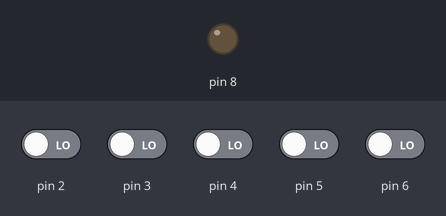
A sketch run on a simulated Arduino Uno, built with avr-gcc and run on an emulated ATmega328P. Parts: output pins drawn as LEDs (lit = HIGH). Dashed ring = blinking. Inputs (shaded band) come from the test bench; at power-on: pin 2–6 LOW. What the sketch prints to the serial monitor is not drawn.

Above: at 1.2 s.
1.3 s: pin 2 driven HIGH
At 1.6 s:
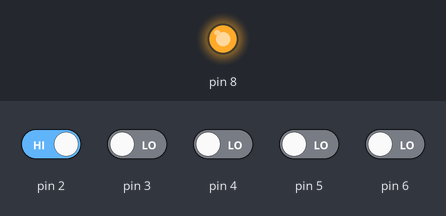
4.3 s: pin 2 driven LOW
At 5.1 s:
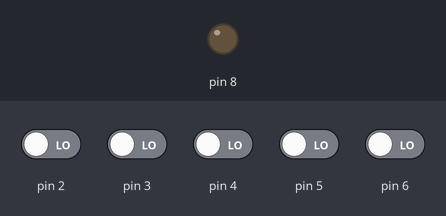
5.8 s: pin 3 driven HIGH
At 6.3 s:
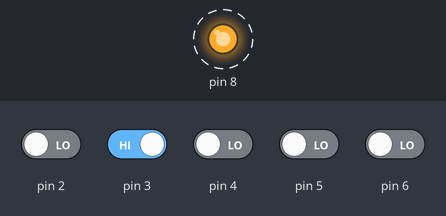
Timing chart, 0 to 14.8 s (numbered marks = the images above; inputs shaded):
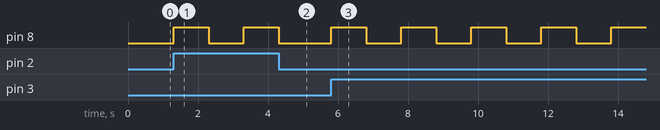

Measured:
- after the input at 1.3 s, pin 8: LOW → HIGH at once, → LOW 1.0 s later, → HIGH 1.0 s later
- after the input at 4.3 s, pin 8: goes on until 4.3 s, then stays LOW
- after the input at 5.8 s, pin 8: alternates HIGH for 1.0 s and LOW for 1.0 s, starting at once

The sketch:

sketch_nov20a.ino
```cpp
void setup() {
  pinMode(8,OUTPUT);
  pinMode(2,INPUT);
  pinMode(3,INPUT);
  pinMode(4,INPUT);
  pinMode(5,INPUT);
  pinMode(6,INPUT);
  Serial.begin(9600);
}

void loop() {
  if(digitalRead(2)==HIGH){
    Serial.write("B1");
    digitalWrite(8,HIGH);
    delay(1000);
    digitalWrite(8,LOW);
    delay(1000);
  }
  if(digitalRead(3)==HIGH){
    Serial.write("B2");
    digitalWrite(8,HIGH);
    delay(1000);
    digitalWrite(8,LOW);
    delay(1000);
  }
  if(digitalRead(4)==HIGH){
    Serial.write("B3");
    digitalWrite(8,HIGH);
    delay(1000);
    digitalWrite(8,LOW);
    delay(1000);
  }
  if(digitalRead(5)==HIGH){
    Serial.write("B4");
    digitalWrite(8,HIGH);
    delay(1000);
    digitalWrite(8,LOW);
    delay(1000);
  }
  if(digitalRead(6)==HIGH){
    Serial.write("B5");
    digitalWrite(8,HIGH);
    delay(1000);
    digitalWrite(8,LOW);
    delay(1000);
  }
}
```
